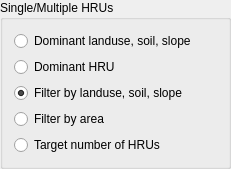
       <widget class="QGroupBox" name="hruChoiceGroup">
        <property name="geometry">
         <rect>
          <x>170</x>
          <y>20</y>
          <width>231</width>
          <height>142</height>
         </rect>
        </property>
        <property name="sizePolicy">
         <sizepolicy hsizetype="Minimum" vsizetype="Preferred">
          <horstretch>0</horstretch>
          <verstretch>0</verstretch>
         </sizepolicy>
        </property>
        <property name="minimumSize">
         <size>
          <width>190</width>
          <height>0</height>
         </size>
        </property>
        <property name="title">
         <string>Single/Multiple HRUs</string>
        </property>
        <layout class="QGridLayout" name="gridLayout_9">
         <item row="4" column="0">
          <widget class="QRadioButton" name="filterAreaButton">
           <property name="sizePolicy">
            <sizepolicy hsizetype="Expanding" vsizetype="Fixed">
             <horstretch>0</horstretch>
             <verstretch>0</verstretch>
            </sizepolicy>
           </property>
           <property name="toolTip">
            <string>Select to remove small HRUs by setting a minimum area threshold.</string>
           </property>
           <property name="text">
            <string>Filter by area</string>
           </property>
          </widget>
         </item>
         <item row="2" column="0">
          <widget class="QRadioButton" name="dominantHRUButton">
           <property name="sizePolicy">
            <sizepolicy hsizetype="Expanding" vsizetype="Fixed">
             <horstretch>0</horstretch>
             <verstretch>0</verstretch>
            </sizepolicy>
           </property>
           <property name="toolTip">
            <string>Select to create one HRU from each landscape unit, the potential HRU with the largest area in that landscape unit.</string>
           </property>
           <property name="text">
            <string>Dominant HRU</string>
           </property>
           <property name="checked">
            <bool>false</bool>
           </property>
          </widget>
         </item>
         <item row="5" column="0">
          <widget class="QRadioButton" name="targetButton">
           <property name="sizePolicy">
            <sizepolicy hsizetype="Expanding" vsizetype="Fixed">
             <horstretch>0</horstretch>
             <verstretch>0</verstretch>
            </sizepolicy>
           </property>
           <property name="toolTip">
            <string>Select to remove small HRUs by setting a target number of HRUs to be retained. 
 The smallest are removed, where smallest means smallest area in each landscape unit 
if the threshold method is set to area, or the smallest percentage area in each 
landscape unit if the threshold method is set to percentage.</string>
           </property>
           <property name="text">
            <string>Target number of HRUs</string>
           </property>
          </widget>
         </item>
         <item row="3" column="0">
          <widget class="QRadioButton" name="filterLanduseButton">
           <property name="sizePolicy">
            <sizepolicy hsizetype="Expanding" vsizetype="Fixed">
             <horstretch>0</horstretch>
             <verstretch>0</verstretch>
            </sizepolicy>
           </property>
           <property name="toolTip">
            <string>Select to remove small HRUs by setting minimum thresholds for landuse, soil, and slope band.</string>
           </property>
           <property name="text">
            <string>Filter by landuse, soil, slope</string>
           </property>
           <property name="checked">
            <bool>true</bool>
           </property>
          </widget>
         </item>
         <item row="1" column="0">
          <widget class="QRadioButton" name="dominantLanduseButton">
           <property name="sizePolicy">
            <sizepolicy hsizetype="Expanding" vsizetype="Fixed">
             <horstretch>0</horstretch>
             <verstretch>0</verstretch>
            </sizepolicy>
           </property>
           <property name="toolTip">
            <string>Select to create one HRU in each landscape unit, formed from the landuse, soil, and slope band 
with the largest areas in that landscape unit.</string>
           </property>
           <property name="text">
            <string>Dominant landuse, soil, slope</string>
           </property>
          </widget>
         </item>
        </layout>
       </widget>
